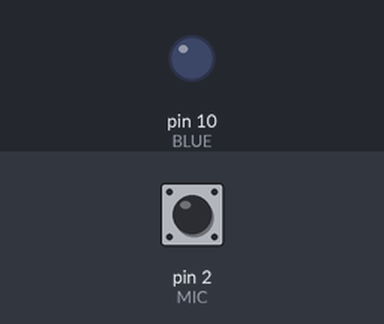
Simulated run of this sketch. Board: Arduino Uno, built with avr-gcc and run on an emulated ATmega328P. Parts: output pins drawn as LEDs (lit = HIGH). Inputs (shaded band) come from the test bench; at power-on: pin 2 (MIC) HIGH. What the sketch prints to the serial monitor is not drawn.

Above: at 1.2 s.
1.3 s: pin 2 (MIC) pulled LOW for 0.15 s
At 1.38 s:
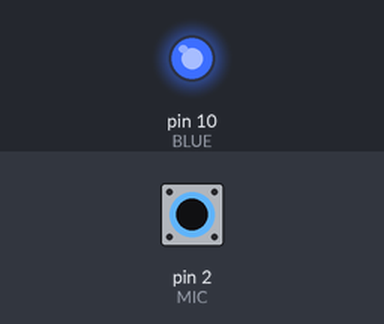
2.9 s: pin 2 (MIC) pulled LOW for 3.2 s
At 7.4 s:
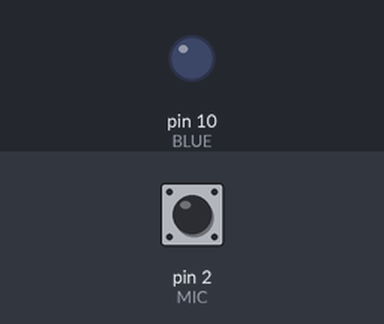
Timing chart, 0 to 8.9 s (numbered marks = the images above; inputs shaded):
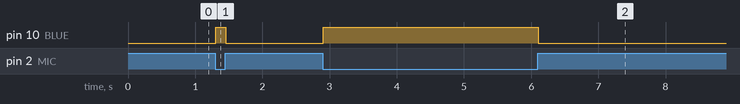

The sketch:

problem4.ino
```cpp
  //Variables to make code easier to read and update
  const int BLUE = 10;
  const int MIC = 2;


void setup() {
  //start serial connection
  Serial.begin(9600);
  //configure pin2 as an input and enable the internal pull-up resistor
  pinMode(MIC, INPUT_PULLUP);
  pinMode(BLUE, OUTPUT);

}

void loop() {
  //read the volume
  int sensorVal = digitalRead(MIC);
  //print out the value of the pushbutton
  Serial.println(sensorVal);

  //no sound reads true, sound reads false
  if (sensorVal == HIGH) {
    digitalWrite(BLUE, LOW);
  } else {
    digitalWrite(BLUE, HIGH);
  }
}
```

Measured:
- after the input at 1.3 s, pin 10 (BLUE): LOW → HIGH at once, → LOW 0.15 s later
- after the input at 2.9 s, pin 10 (BLUE): LOW → HIGH at once, → LOW 3.2 s later
